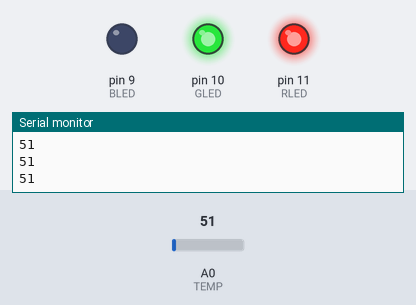
The sketch below on a simulated Arduino Uno, built with avr-gcc and run on an emulated ATmega328P. On the bench: output pins drawn as LEDs (lit = HIGH), the last lines printed to the serial monitor. The test bench sets the inputs (shaded band); at power-on: A0 (TEMP) = 51.

Above: at 1.2 s.
1.3 s: A0 (TEMP) set to 133
2.8 s: A0 (TEMP) set to 150
At 3.9 s:
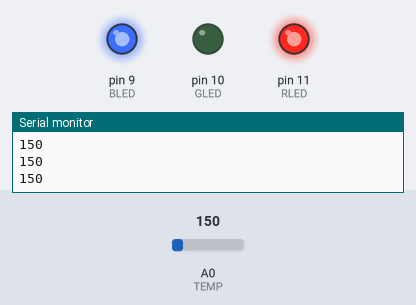
4.3 s: A0 (TEMP) set to 163
At 4.9 s:
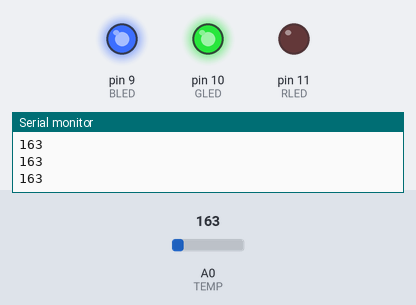
5.8 s: A0 (TEMP) set to 112
At 6.1 s:
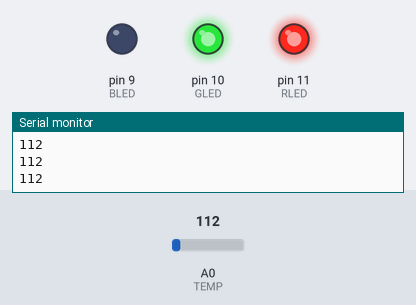
Timing chart, 0 to 8.3 s (numbered marks = the images above; inputs shaded):
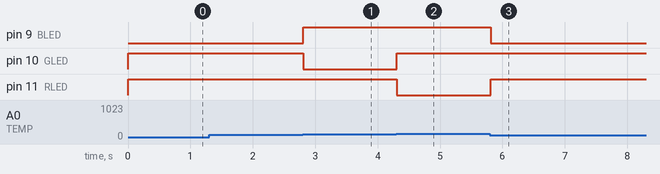

The sketch:

week4_Ph_ch3_LED_Control_with_TMP36.ino
```cpp
//Temperature Alert!
const int BLED=9; //Blue LED on pin 9
const int GLED=10; //Green LED on pin 10
const int RLED=11; //Red LED on pin 11

const int TEMP=0; //Temp Sensor is on pin A0

const int LOWER_BOUND=150; //Lower Threshold
const int UPPER_BOUND=160; //Upper Threshold
int val = 0; //Variable to hold analog reading

void setup()
{
  Serial.begin(9600);
  pinMode (BLED, OUTPUT); //Set Blue LED as Output
  pinMode (GLED, OUTPUT); //Set Green LED as Output
  pinMode (RLED, OUTPUT); //Set Red LED as Output
}

void loop()
{
  val=analogRead(TEMP);
  Serial.println(val);

  if(val < LOWER_BOUND)// blue
  {
    digitalWrite(RLED, HIGH);
    digitalWrite(GLED, HIGH);
    digitalWrite(BLED, LOW);
  }
  else if(val > UPPER_BOUND) // red
  {
    digitalWrite(RLED, LOW);
    digitalWrite(GLED, HIGH);
    digitalWrite(BLED, HIGH);
  }
  else // green
  {
    digitalWrite(RLED, HIGH);
    digitalWrite(GLED, LOW);
    digitalWrite(BLED, HIGH);
  }
}
```

Measured:
- the behaviour switches between 149 and 150 on A0 (TEMP) (found by bisection; images 0 and 1)
- after the input at 2.8 s, pin 9 (BLED): LOW → HIGH at once; pin 10 (GLED): HIGH → LOW at once
- after the input at 4.3 s, pin 10 (GLED): LOW → HIGH at once; pin 11 (RLED): HIGH → LOW at once
- after the input at 5.8 s, pin 9 (BLED): HIGH → LOW at once; pin 11 (RLED): LOW → HIGH at once
